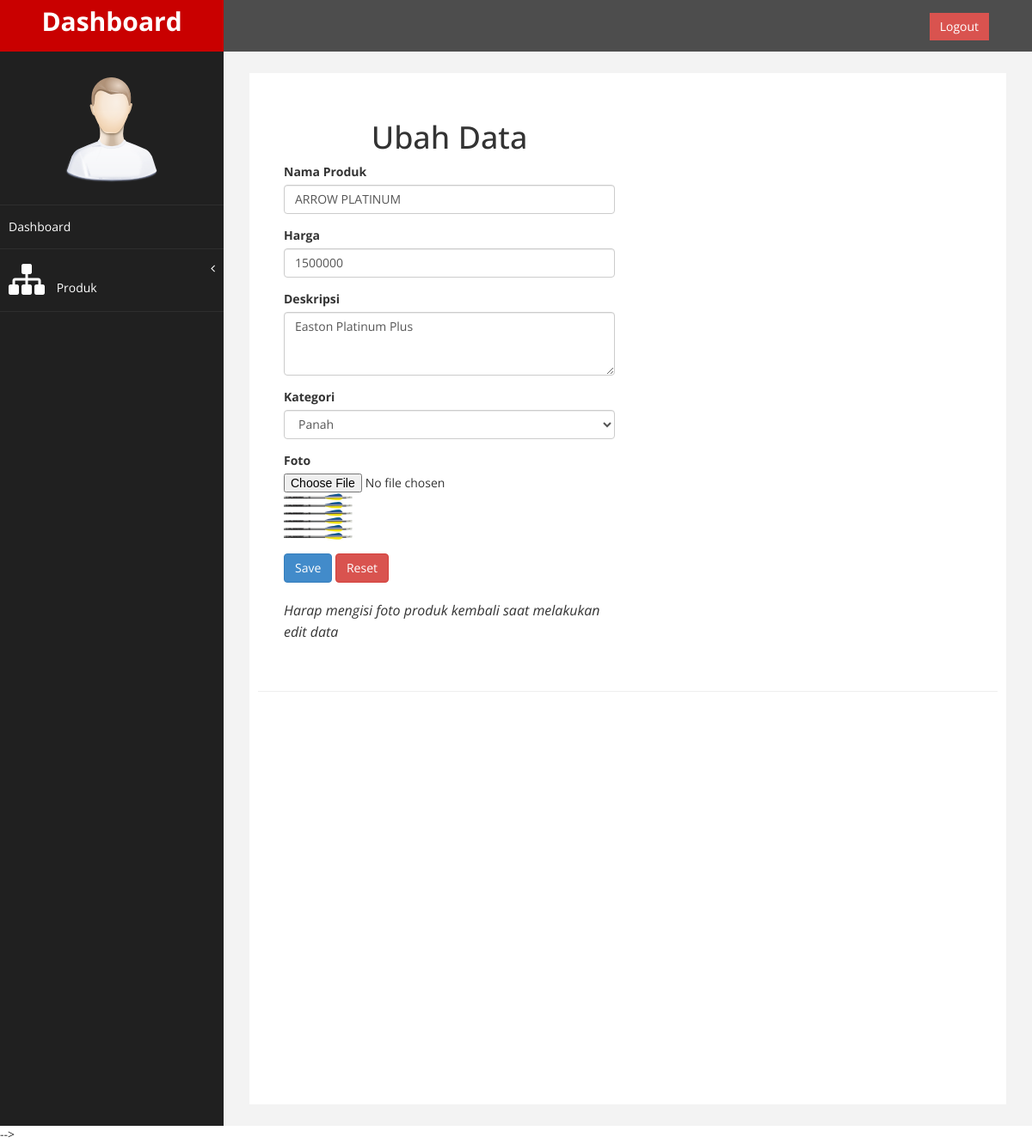
The app's page /admin.php?page=panah&aksi=ubah&id=12 (signed in) with its own data.
### tables this page shows
CREATE TABLE `produk` (
  `id` int(3) NOT NULL,
  `id_kategori` int(3) NOT NULL,
  `nama_produk` varchar(50) NOT NULL,
  `deskripsi` text NOT NULL,
  `harga` int(11) NOT NULL,
  `foto` varchar(200) NOT NULL
);

CREATE TABLE `kategori` (
  `id_kategori` int(3) NOT NULL,
  `kategori` varchar(25) NOT NULL
);

### ubaharrow.php (the view, shortened to what this page needs)
<?php
  $id = @$_GET['id'];
  $query = $koneksi->query("SELECT * FROM produk p join kategori k on p.id_kategori = k.id_kategori WHERE id = '$id'");
  $tampil = $query->fetch_assoc();
?>
<div class="panel-heading">
 		<div class="panel-body">
 			<div class="row">
 				<div class="col-md-6">
 					<h1><center>Ubah Data</h1></center>
 					<form action="" method="post" enctype="multipart/form-data">
 						<div class="form-group">
 							<label>Nama Produk</label>
 							<input class="form-control" name="nama_produk" value="<?php echo $tampil['nama_produk'];?>" />
 						</div>
            <div class="form-group">
              <label>Harga</label>
              <input type="number" class="form-control" name="harga" value="<?php echo $tampil['harga'];?>"/>
            </div>
            <div class="form-group">
              <label>Deskripsi</label>
              <textarea class="form-control" rows="3" name="deskripsi"><?php echo $tampil['deskripsi'];?></textarea>
             </div>
             <div class="form-group">
              <label>Kategori</label>
              <select class="form-control" name="id_kategori"  >
                <option value="2" <?php  if ($tampil['id_kategori']=='2') {
                  echo "selected";
                }?>>Panah</option>
              </select>
            </div>
            <div class="form-group">
              <label>Foto</label>
              <input type="file" name="foto" />
              <img src="images/<?php echo $tampil['foto'];?>" width="80 px">
            </div>
            <div>
              <input type="submit" name="Save" value="Save" class="btn btn-primary">
              <button type="reset" name="reset" class="btn btn-danger">Reset</button>
            </div>
            <p><i>Harap mengisi foto produk kembali saat melakukan edit data</i></p>
          </form>
          </div>
      </div>
    </div>
  </div>

### assets/css/custom.css (style rules this page uses)
body { font-family: 'Open Sans', sans-serif; }
p { font-size:16px; line-height:25px; padding-top:20px; }

### records on screen
produk: nama_produk "ARROW PLATINUM", harga "1500000", deskripsi "Easton Platinum Plus", foto (picture)
kategori: id_kategori "Panah"
